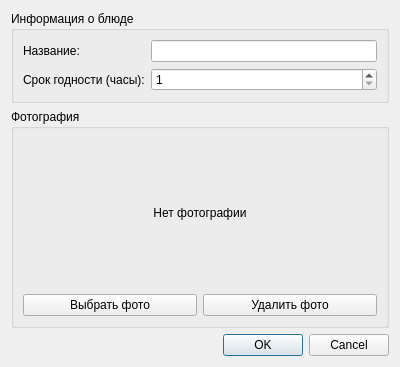
<?xml version="1.0" encoding="UTF-8"?>
<ui version="4.0">
 <class>DishDialog</class>
 <widget class="QDialog" name="DishDialog">
  <property name="geometry">
   <rect>
    <x>0</x>
    <y>0</y>
    <width>400</width>
    <height>300</height>
   </rect>
  </property>
  <property name="windowTitle">
   <string>Добавить блюдо</string>
  </property>
  <layout class="QVBoxLayout" name="verticalLayout">
   <item>
    <widget class="QGroupBox" name="groupBox">
     <property name="title">
      <string>Информация о блюде</string>
     </property>
     <layout class="QFormLayout" name="formLayout">
      <item row="0" column="0">
       <widget class="QLabel" name="label">
        <property name="text">
         <string>Название:</string>
        </property>
       </widget>
      </item>
      <item row="0" column="1">
       <widget class="QLineEdit" name="nameEdit"/>
      </item>
      <item row="1" column="0">
       <widget class="QLabel" name="label_2">
        <property name="text">
         <string>Срок годности (часы):</string>
        </property>
       </widget>
      </item>
      <item row="1" column="1">
       <widget class="QSpinBox" name="expiryHoursBox">
        <property name="minimum">
         <number>1</number>
        </property>
        <property name="maximum">
         <number>9999</number>
        </property>
       </widget>
      </item>
     </layout>
    </widget>
   </item>
   <item>
    <widget class="QGroupBox" name="groupBox_2">
     <property name="title">
      <string>Фотография</string>
     </property>
     <layout class="QVBoxLayout" name="verticalLayout_2">
      <item>
       <widget class="QLabel" name="photoPreview">
        <property name="minimumSize">
         <size>
          <width>0</width>
          <height>150</height>
         </size>
        </property>
        <property name="text">
         <string>Нет фотографии</string>
        </property>
        <property name="alignment">
         <set>Qt::AlignCenter</set>
        </property>
       </widget>
      </item>
      <item>
       <layout class="QHBoxLayout" name="horizontalLayout">
        <item>
         <widget class="QPushButton" name="selectPhotoButton">
          <property name="text">
           <string>Выбрать фото</string>
          </property>
         </widget>
        </item>
        <item>
         <widget class="QPushButton" name="removePhotoButton">
          <property name="text">
           <string>Удалить фото</string>
          </property>
         </widget>
        </item>
       </layout>
      </item>
     </layout>
    </widget>
   </item>
   <item>
    <widget class="QDialogButtonBox" name="buttonBox">
     <property name="orientation">
      <enum>Qt::Horizontal</enum>
     </property>
     <property name="standardButtons">
      <set>QDialogButtonBox::Cancel|QDialogButtonBox::Ok</set>
     </property>
    </widget>
   </item>
  </layout>
 </widget>
 <resources/>
 <connections/>
</ui> 
